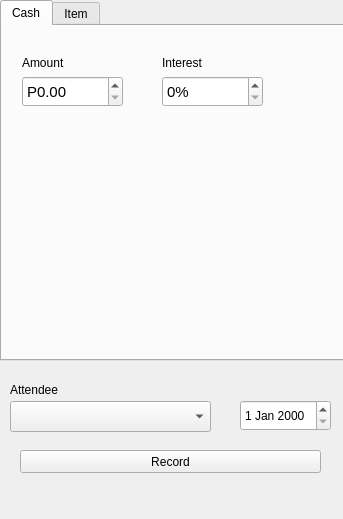
<?xml version="1.0" encoding="UTF-8"?>
<ui version="4.0">
 <class>MainWindow</class>
 <widget class="QMainWindow" name="MainWindow">
  <property name="geometry">
   <rect>
    <x>0</x>
    <y>0</y>
    <width>343</width>
    <height>519</height>
   </rect>
  </property>
  <property name="windowTitle">
   <string>MainWindow</string>
  </property>
  <property name="windowIcon">
   <iconset>
    <normaloff>../img/due today.png</normaloff>../img/due today.png</iconset>
  </property>
  <widget class="QWidget" name="centralwidget">
   <widget class="QTabWidget" name="tabWidget">
    <property name="geometry">
     <rect>
      <x>0</x>
      <y>0</y>
      <width>351</width>
      <height>361</height>
     </rect>
    </property>
    <property name="currentIndex">
     <number>0</number>
    </property>
    <widget class="QWidget" name="Cash">
     <attribute name="title">
      <string>Cash</string>
     </attribute>
     <widget class="QSpinBox" name="amount">
      <property name="geometry">
       <rect>
        <x>20</x>
        <y>50</y>
        <width>101</width>
        <height>31</height>
       </rect>
      </property>
      <property name="font">
       <font>
        <pointsize>11</pointsize>
       </font>
      </property>
      <property name="suffix">
       <string>.00</string>
      </property>
      <property name="prefix">
       <string>P</string>
      </property>
      <property name="maximum">
       <number>1000000000</number>
      </property>
     </widget>
     <widget class="QLabel" name="label_2">
      <property name="geometry">
       <rect>
        <x>20</x>
        <y>30</y>
        <width>47</width>
        <height>13</height>
       </rect>
      </property>
      <property name="text">
       <string>Amount</string>
      </property>
     </widget>
     <widget class="QSpinBox" name="interest">
      <property name="geometry">
       <rect>
        <x>160</x>
        <y>50</y>
        <width>101</width>
        <height>31</height>
       </rect>
      </property>
      <property name="font">
       <font>
        <pointsize>11</pointsize>
       </font>
      </property>
      <property name="suffix">
       <string>%</string>
      </property>
      <property name="prefix">
       <string/>
      </property>
      <property name="maximum">
       <number>100</number>
      </property>
     </widget>
     <widget class="QLabel" name="label_3">
      <property name="geometry">
       <rect>
        <x>160</x>
        <y>30</y>
        <width>47</width>
        <height>13</height>
       </rect>
      </property>
      <property name="text">
       <string>Interest</string>
      </property>
     </widget>
    </widget>
    <widget class="QWidget" name="Item">
     <attribute name="title">
      <string>Item</string>
     </attribute>
     <widget class="QLineEdit" name="itemName">
      <property name="geometry">
       <rect>
        <x>10</x>
        <y>50</y>
        <width>311</width>
        <height>41</height>
       </rect>
      </property>
     </widget>
     <widget class="QLabel" name="label_5">
      <property name="geometry">
       <rect>
        <x>10</x>
        <y>30</y>
        <width>47</width>
        <height>13</height>
       </rect>
      </property>
      <property name="text">
       <string>Name</string>
      </property>
     </widget>
     <widget class="QLabel" name="label_6">
      <property name="geometry">
       <rect>
        <x>10</x>
        <y>110</y>
        <width>47</width>
        <height>13</height>
       </rect>
      </property>
      <property name="text">
       <string>Quantity</string>
      </property>
     </widget>
     <widget class="QSpinBox" name="quantity">
      <property name="geometry">
       <rect>
        <x>10</x>
        <y>130</y>
        <width>111</width>
        <height>31</height>
       </rect>
      </property>
      <property name="minimum">
       <number>1</number>
      </property>
     </widget>
     <widget class="QLabel" name="label_7">
      <property name="geometry">
       <rect>
        <x>150</x>
        <y>110</y>
        <width>47</width>
        <height>13</height>
       </rect>
      </property>
      <property name="text">
       <string>Price</string>
      </property>
     </widget>
     <widget class="QSpinBox" name="price">
      <property name="geometry">
       <rect>
        <x>150</x>
        <y>130</y>
        <width>111</width>
        <height>31</height>
       </rect>
      </property>
      <property name="suffix">
       <string>.00</string>
      </property>
      <property name="prefix">
       <string>P</string>
      </property>
      <property name="maximum">
       <number>10000000</number>
      </property>
     </widget>
    </widget>
   </widget>
   <widget class="QComboBox" name="attendee">
    <property name="geometry">
     <rect>
      <x>10</x>
      <y>401</y>
      <width>201</width>
      <height>31</height>
     </rect>
    </property>
   </widget>
   <widget class="QLabel" name="label_4">
    <property name="geometry">
     <rect>
      <x>10</x>
      <y>380</y>
      <width>61</width>
      <height>20</height>
     </rect>
    </property>
    <property name="text">
     <string>Attendee</string>
    </property>
   </widget>
   <widget class="QDateEdit" name="date">
    <property name="geometry">
     <rect>
      <x>240</x>
      <y>400</y>
      <width>91</width>
      <height>31</height>
     </rect>
    </property>
   </widget>
   <widget class="QPushButton" name="pushButton">
    <property name="geometry">
     <rect>
      <x>20</x>
      <y>450</y>
      <width>301</width>
      <height>23</height>
     </rect>
    </property>
    <property name="text">
     <string>Record</string>
    </property>
    <property name="autoRepeatInterval">
     <number>100</number>
    </property>
   </widget>
  </widget>
 </widget>
 <resources/>
 <connections/>
</ui>
